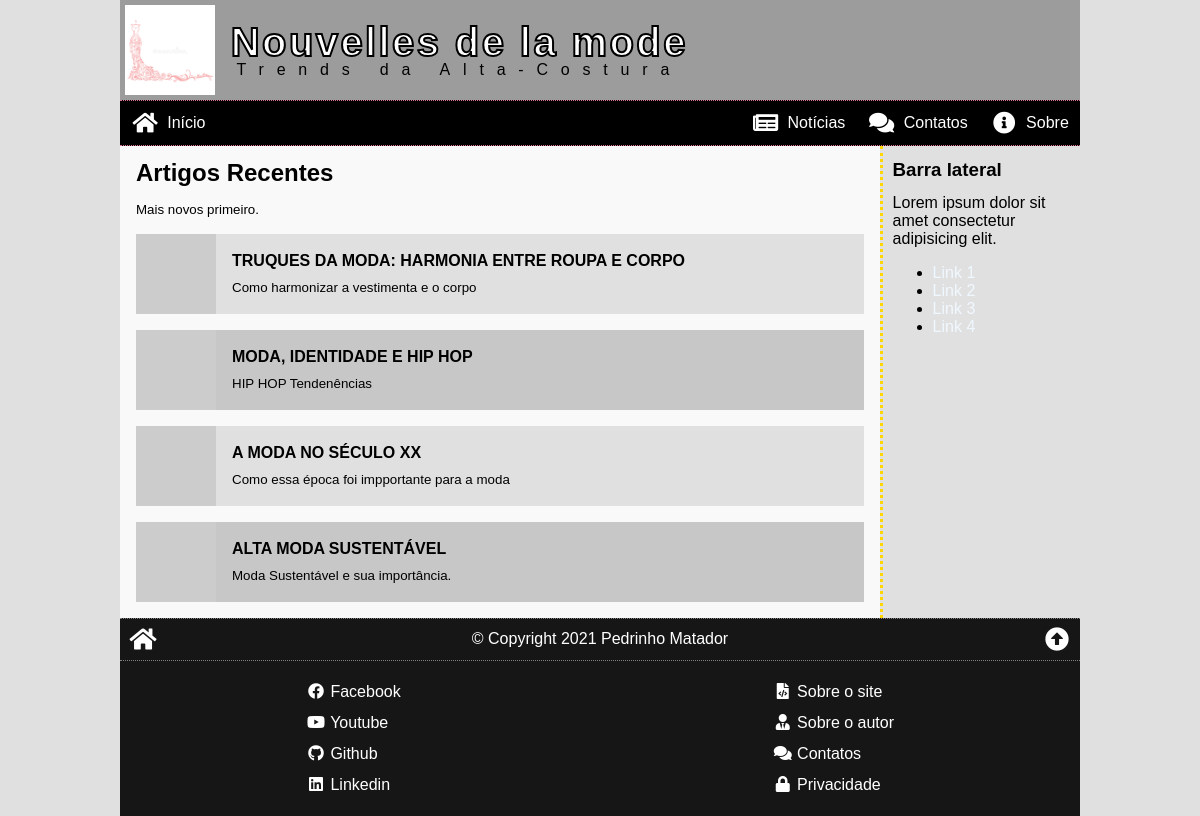
The page / on the database its author committed.
### tables this page shows
CREATE TABLE articles (
    art_id INT PRIMARY KEY AUTO_INCREMENT,
    art_date TIMESTAMP DEFAULT CURRENT_TIMESTAMP,
    art_image VARCHAR(255) NOT NULL,
    art_title VARCHAR(127) NOT NULL,
    art_intro VARCHAR(255) NOT NULL,
    art_text LONGTEXT NOT NULL,
    art_author INT NOT NULL,
    art_status ENUM ('inativo', 'ativo') DEFAULT 'ativo',
    FOREIGN KEY (art_author) REFERENCES authors (aut_id)
);

### _config.php (called while the page is built, shortened)
<?php
$T = array (
    'siteName' => 'Nouvelles de la mode',
    'siteSlogan' => 'Trends da Alta-Costura',
    'siteLogo' => '/img/logo02.png',
    'favicon' => '/img/logo02.png',
    'templateCSS' => '/css/global.css',
    'pageTitle' => 'Trends da Alta-Costura',
    'pageCSS' => '',
    'pageJS' => '',
    'menuSocial' => array (
        'facebook' => 'https://facebook.com/tilojo',
        'youtube' => 'https://youtube.com/tilojo',
        'github' => 'https://github.com/tilojo',
        'linkedin' => 'https://linkedin.com/tilojo'
    )
);
?>

### index.php (the view)
<?php
require_once ('_config.php');
$sql = "
SELECT art_id, art_image, art_title, art_intro
FROM articles
WHERE art_status = 'ativo' AND art_date <= NOW()
ORDER BY art_date DESC;
";
$res = $conn->query($sql);
$articles = '';
while($art = $res->fetch_assoc()):
    $articles .= <<<HTML
<div class="article" data-link="/view.php?{$art['art_id']}">
    <img src="{$art['art_image']}" alt="{$art['art_title']}">
    <div>
        <h4>{$art['art_title']}</h4>
        <small>{$art['art_intro']}</small>
    </div>
</div>
HTML;
endwhile;
$T['pageTitle'] = 'Intranet';
$T['pageCSS'] = '/css/index.css';
$T['pageJS'] = '/js/index.js';
require_once('_header.php');
?>
<article>
    <h2>Artigos Recentes</h2>
    <small>Mais novos primeiro.</small>
    <?php echo $articles ?>
</article>
<aside>
    <h3>Barra lateral</h3>
    <p>Lorem ipsum dolor sit amet consectetur adipisicing elit.</p>
    <ul>
        <li><a href="/">Link 1</a></li>
        <li><a href="/">Link 2</a></li>
        <li><a href="/">Link 3</a></li>
        <li><a href="/">Link 4</a></li>
    </ul>
</aside>
<?php
require_once ('_footer.php');

### _header.php (shortened to what this page needs)
<!DOCTYPE html>
<html lang="pt-br">
<head>
    <link rel="stylesheet" href="<?php echo $T['templateCSS'] ?>">
    <link rel="stylesheet" href="https://cdnjs.cloudflare.com/ajax/libs/font-awesome/5.15.3/css/all.min.css">
<?php
if ($T['pageCSS'] != '') echo "\t<link rel=\"stylesheet\" href=\"{$T['pageCSS']}\">";
?>
</head>
<body>
    <div class="wrap">
        <header>
            <a href="/"><img src="/img/logo02.png" alt="Intranet"></a>
            <h1><?php echo $T['siteName'] ?><small><?php echo $T['siteSlogan'] ?></small></h1>
        </header>
        <nav>
            <a href="/index.php"><i class="fas fa-fw fa-home"></i> <span>Início</span></a>
            <a href="/news.php"><i class="fas fa-fw fa-newspaper"></i> <span>Notícias</span></a>
            <a href="/contacts.php"><i class="fas fa-fw fa-comments"></i> <span>Contatos</span></a>
            <a href="/about.php"><i class="fas fa-fw fa-info-circle"></i> <span>Sobre</span></a>
        </nav>
        <main>

### _footer.php (shortened to what this page needs)
</main>
<footer>
    <div class="license">
        <a href="/"><i class="fas fa-fw fa-home"></i></a>
        <div>&copy; Copyright 2021 Pedrinho Matador</div>
        <a href="#top"><i class="fas fa-fw fa-arrow-alt-circle-up"></i></a>
    </div>
    <div class="menus">
        <div>
<?php
foreach($T['menuSocial'] as $sName => $sLink) :
    $sNameView = ucfirst($sName);
    echo <<<HTML
<a href="{$sLink}">
    <i class="fab fa-fw fa-{$sName}"></i>
    <span>{$sNameView}</span>
</a>
HTML;
endforeach;
?>
    </div>
        <div>
            <a href="/"><i class="fas fa-fw fa-file-code"></i> <span>Sobre o site</span></a>
            <a href="/"><i class="fas fa-fw fa-user-tie"></i> <span>Sobre o autor</span></a>
            <a href="/"><i class="fas fa-fw fa-comments"></i> <span>Contatos</span></a>
            <a href="/"><i class="fas fa-fw fa-lock"></i> <span>Privacidade</span></a>
        </div>
    </div>
</footer>
</div>
</body>
</html>

### css/global.css (style rules this page uses)
* { box-sizing: border-box; outline: none; }
html, body { font-family: sans-serif; font-size: 16px; position: relative; width: 100%; height: 100%; padding: 0; margin: 0; }
header, nav, main, article, aside, footer { display: block; }
h1, h2, h3, h4, h5, p { margin: 0.8rem 0; }
a { color: aliceblue; text-decoration: none; transition: 0.2s; }
body { background-image: url(/img/fundo01.jpg); background-attachment: fixed; background-size: cover; background-position-x: left; background-color: rgb(224, 224, 224); }
.wrap { position: relative; width: 100%; height: 100%; min-width: 280px; max-width: 960px; margin: auto; display: flex; flex-direction: column; }
header { display: flex; align-items: center; color: #000; background: rgba(0, 0, 0, 0.3); padding: 0.3rem; }
header img { display: block; width: 90px; height: 90px; margin-right: 1rem; }
header h1 { margin: 0; text-align: center; font-size: 2.5rem; line-height: 1; letter-spacing: 0.15rem; color: white; -webkit-text-stroke: 2px black; }
header small { display: block; text-align: center; font-size: 1rem; font-weight: normal; letter-spacing: 0.8rem; -webkit-text-stroke: 0; color: black; }
nav { background: black; display: flex; justify-content: flex-end; align-items: center; border-top: 1px dotted palevioletred; border-bottom: 1px dotted palevioletred; }
nav a { text-align: center; display: block; padding: 0.7rem; color: #fff; display: flex; align-items: center; justify-content: center; flex-direction: column; }
nav span { padding-top: 0.2rem; }
nav a:first-child { margin-right: auto; }
nav i { font-size: 2rem; }
@media (min-width: 576px) { nav a { flex-direction: row; } }
@media (min-width: 576px) { nav i { font-size: 1.4rem; } }
@media (min-width: 576px) { nav span { padding: 0; padding-left: 0.5rem; } }
main { background: rgba(255, 255, 255, 0.8); }
main article { padding: 0 1rem; }
main aside { padding: 0 0.6rem; border-top: 3px dotted gold; background-color: rgba(0, 0, 0, 0.1); overflow: auto; }
@media (min-width: 768px) { main { display: flex; justify-content: space-between; } }
@media (min-width: 768px) { main article { flex-grow: 2; } }
@media (min-width: 768px) { main aside { border: none; border-left: 3px dotted gold; min-width: 200px; max-width: 200px; } }
footer { background: rgba(0, 0, 0, 0.9); color: #fff; }
footer a { color: #fff; }
footer .license { text-align: center; display: flex; justify-content: space-between; align-items: center; border-top: 1px dotted grey; border-bottom: 1px dotted grey; }
footer .license a { padding: 0.5rem; }
footer .license a i { font-size: 1.5rem; }
footer .license div { font-size: 0.8rem; }
footer .menus { display: flex; justify-content: space-around; align-items: flex-start; padding: 1rem 0; }
footer .menus a { display: block; padding: 0.4rem 0.2rem; border-radius: 0.3rem; }
@media (min-width: 576px) { footer .license div { font-size: 1rem; } }

### css/index.css (style rules this page uses)
.article { display: flex; justify-content: flex-start; align-items: center; margin: 1rem 0; }
.article img { width: 80px; height: 80px; margin-right: 1rem; }
.article h4 { margin: 0; margin-bottom: .5rem; }
.article:nth-child(even) { background: rgba(0,0,0,.2); }
.article:nth-child(odd) { background: rgba(0,0,0,.1); }

### rows shown on the page
articles: art_title "TRUQUES DA MODA: HARMONIA ENTRE ROUPA E CORPO", art_intro "Como harmonizar a vestimenta e o corpo"
articles: art_title "MODA, IDENTIDADE E HIP HOP", art_intro "HIP HOP Tendenências"
articles: art_title "A MODA NO SÉCULO XX", art_intro "Como essa época foi impportante para a moda"
articles: art_title "ALTA MODA SUSTENTÁVEL", art_intro "Moda Sustentável e sua importância."

### other values the page prints
$T['siteName'] "Nouvelles de la mode"
$T['siteSlogan'] "Trends da Alta-Costura"
$sNameView "Facebook"
$sNameView "Youtube"
$sNameView "Github"
$sNameView "Linkedin"
